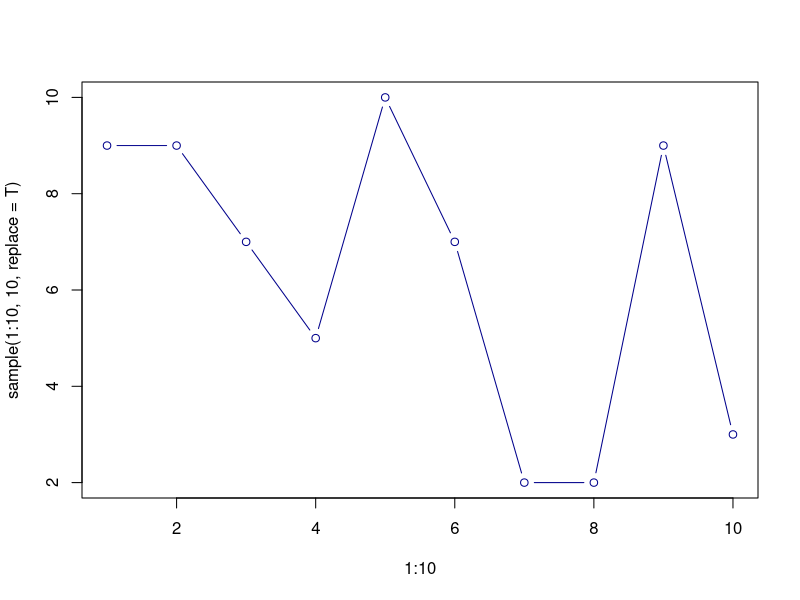

The R source for this figure:
## ---- chunk 1
sum(1:10)
summary(1:10)
## ---- chunk 2
plot(1:10, sample(1:10,10,replace=T), type='b',col='darkblue')
